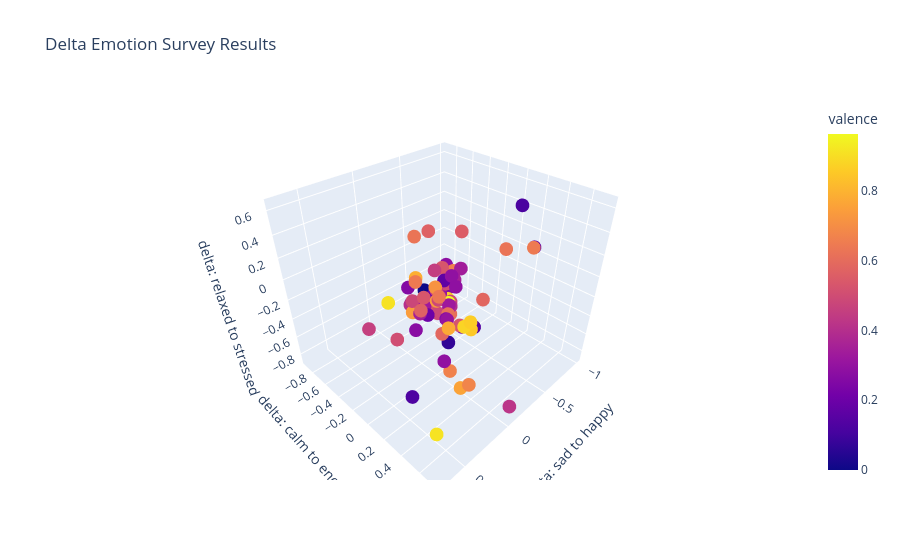

Here is the notebook cell this chart was saved with:
### Code cell
fig = px.scatter_3d(
    df_survey, x = x_col_name, y = y_col_name, z = z_col_name,
    color = 'valence', hover_name='name', title='Delta Emotion Survey Results', 
)

fig.show()

### Figure 1 — Plotly figure (JSON) as saved in the notebook; plotly's stock layout.template omitted (floating-point values rounded to 4 significant figures)
{"data": [{"hovertemplate": "<b>%{hovertext}</b><br><br>delta: sad to happy=%{x}<br>delta: calm to energetic=%{y}<br>delta: relaxed to stressed=%{z}<br>valence=%{marker.color}<extra></extra>", "hovertext": ["Kolors", "Levitating", "Surrender", "Victoria", "Eleg√≠ (feat. Farruko, Anuel AA, Sech, D√≠melo Flow & Justin Quiles) - Rem", "Canadian Goose", "Unstoppable", "Raise a Hallelujah (Live)", "Juke Jam (feat. Justin Bieber & Towkio)", "I Mean It (feat. Remo)", "D-Generation X", "Est√° Cabr√≥n Ser ", "Cumbersome", "Ronda (Winners)", "Sorry Not Sorry", "Pierdo la Cabeza - Remix", "Shivers Down Spines", "Astronomia", "La Z", "Just Like You", "The Underdog", "Vuggevise", "The Underdog", "Best Song Ever", "Guilty", "Heartless (feat. Mustard)", "Dearly Departed (feat. Esm√© Patterson", "Ring (feat. Kehlani)", "2000 Miles - 2007 Remaster", "Burning House", "Dearly Departed (feat. Esm√© Patterson", "Kingston", "Artificial Mind", "Get Lucky (feat. Pharrell Williams & Nile Rodgers)", "prom dress", "Romeo and Juliet", "White Tee", "Don't Hurt Yourself (feat. Jack White)", "Psycho", "Kids In America", "Stars In The Sky (feat. Jhen√© Aiko", "Ladies' Choice", "Vitamin R (Leading Us Along)", "Turn You Down (HARDY feat. Morgan Wallen, Zakk Wylde)", "Hometown (feat. Zac Brown & Danielle Bradbery)", "Little Drummer Boy", "Jingle Bells", "Feliz Navidad", "Traidora (feat. Marc Anthony)", "Sweet November", "Floating (feat. Khalid) [filous Remix]", "Que Te Vaya Bonito", "Geek'd (feat. Lil Baby)", "Dedication (feat. Kendrick Lamar)", "Silver Lining", "Barrio Xolo", "Zu viel", "La Playa - Remix", "I.F.L.Y.", "String Quartet No. 2 in D Major, K. 155: III. Molto Allegro", "Calm Rain Storm & Gentle White Noise", "Talking to Myself", "The London (feat. J. Cole & Travis Scott)", "I Drive Your Truck", "Because You Loved Me (Theme from \"Up Close and Personal\")", "I Drive Your Truck", "Sweet Annie", "Mess Is Mine", "Yo Quiero Fumar", "Make Up", "Ignorantes", "It's a Long Way to the Top (If You Wanna Rock 'N' Roll)", "OPEN UP", "Lovin' On You", "Questions", "Plastic", "Zoom", "Playground", "Raise Up", "SUPERBLOOM", "House Arrest Tingz", "Right My Wrongs", "UP! (feat. Chris Brown, Pleasure P) (R&B Remix Mix)", "Out in Space (feat. Quavo)", "Real Love x Sunchyme (feat. Jess Glynne) [VIP Mash-up]", "Zanarkand (Final Fantasy X)"], "legendgroup": "", "marker": {"color": [0.636, 0.914, 0.869, 0.568, 0.738, 0.238, 0.26, 0.291, 0.558, 0.142, 0.583, 0.879, 0.339, 0.422, 0.262, 0.666, 0.386, 0.326, 0.79, 0.565, 0.911, 0.0687, 0.911, 0.486, 0.676, 0.326, 0.737, 0.485, 0.453, 0.457, 0.737, 0.543, 0.282, 0.863, 0.421, 0.486, 0.351, 0.645, 0.405, 0.305, 0.347, 0.776, 0.289, 0.604, 0.532, 0.626, 0.401, 0.963, 0.586, 0.481, 0.616, 0.55, 0.193, 0.168, 0.203, 0.76, 0.532, 0.394, 0.554, 0.595, 0.0, 0.46, 0.206, 0.118, 0.178, 0.118, 0.171, 0.272, 0.661, 0.646, 0.505, 0.532, 0.31, 0.53, 0.565, 0.142, 0.627, 0.854, 0.742, 0.716, 0.257, 0.29, 0.498, 0.126, 0.464, 0.0922], "coloraxis": "coloraxis", "symbol": "circle"}, "mode": "markers", "name": "", "scene": "scene", "showlegend": false, "type": "scatter3d", "x": [0.24, 0.71, -0.03, -0.1, 0.05, 0.0, -0.13, -0.06, 0.0, -0.09, 0.0, 0.47, -0.16, -0.15, 0.2, 0.1, -0.1, 0.07, 0.0, -0.27, 0.44, -0.24, 0.44, 0.0, 0.19, 0.02, -0.02, 0.0, 0.02, 0.56, -0.02, 0.02, -0.44, 0.45, -0.11, 0.05, -0.2, -0.16, -0.03, 0.2, 0.17, 0.32, 0.01, 0.0, 0.1, -0.59, 0.01, 0.04, 0.16, 0.13, 0.15, -0.01, 0.02, -0.04, 0.08, 0.18, -0.07, 0.05, -0.39, 0.01, 0.0, -0.05, -0.13, -0.94, -1.0, -0.94, -0.12, 0.27, -0.3, 0.03, 0.23, 0.21, 0.01, -0.09, 0.32, 0.08, 0.32, 0.16, 0.15, 0.14, 0.06, 0.4, -0.05, 0.53, 0.1, -0.51], "y": [0.27, 0.72, 0.09, -0.19, 0.05, 0.0, 0.01, 0.1, -0.14, -0.02, 0.46, 0.71, 0.1, 0.01, 0.3, 0.25, 0.0, 0.2, -0.24, -0.37, -0.04, -0.1, -0.04, 0.15, 0.53, -0.12, -0.16, 0.01, 0.0, -0.14, -0.16, -0.19, -0.33, 0.74, 0.71, 0.07, 0.0, 0.71, 0.0, 0.31, -0.01, 0.44, 0.21, 0.15, -0.04, 0.19, -0.31, 0.17, 0.22, -0.14, 0.27, 0.01, -0.01, 0.04, -0.02, 0.44, -0.13, 0.2, -0.11, -0.26, -0.14, -0.11, 0.16, 0.06, 0.19, 0.06, -0.06, 0.05, -0.11, -0.21, -0.24, 0.44, 0.05, -0.03, 0.17, 0.46, 0.13, 0.5, -0.12, 0.13, -0.27, 0.48, 0.05, 0.28, 0.1, -0.91], "z": [0.2, -0.42, -0.05, -0.16, -0.05, 0.0, -0.03, 0.15, -0.24, -0.02, 0.15, 0.33, 0.17, 0.01, 0.0, -0.62, -0.28, 0.0, 0.0, 0.27, 0.09, -0.75, 0.09, -0.03, -0.5, -0.21, -0.17, -0.22, 0.19, -0.14, -0.17, -0.31, -0.11, 0.37, -0.84, -0.03, 0.0, 0.6, 0.0, 0.0, -0.14, 0.07, 0.14, -0.15, -0.04, 0.2, -0.3, -0.01, -0.21, -0.11, 0.0, -0.03, -0.03, 0.09, -0.21, -0.61, -0.25, -0.02, 0.32, -0.35, -0.07, -0.1, -0.35, 0.42, 0.05, 0.42, -0.09, -0.21, -0.01, -0.01, -0.51, 0.03, 0.0, 0.15, 0.07, -0.05, 0.64, 0.0, -0.2, 0.16, -0.08, -0.15, 0.06, -0.56, 0.1, -0.87]}], "layout": {"coloraxis": {"colorbar": {"title": {"text": "valence"}}, "colorscale": [[0, "#0d0887"], [0.1111, "#46039f"], [0.2222, "#7201a8"], [0.3333, "#9c179e"], [0.4444, "#bd3786"], [0.5556, "#d8576b"], [0.6667, "#ed7953"], [0.7778, "#fb9f3a"], [0.8889, "#fdca26"], [1, "#f0f921"]]}, "legend": {"tracegroupgap": 0}, "scene": {"domain": {"x": [0, 1], "y": [0, 1]}, "xaxis": {"title": {"text": "delta: sad to happy"}}, "yaxis": {"title": {"text": "delta: calm to energetic"}}, "zaxis": {"title": {"text": "delta: relaxed to stressed"}}}, "title": {"text": "Delta Emotion Survey Results"}}}
